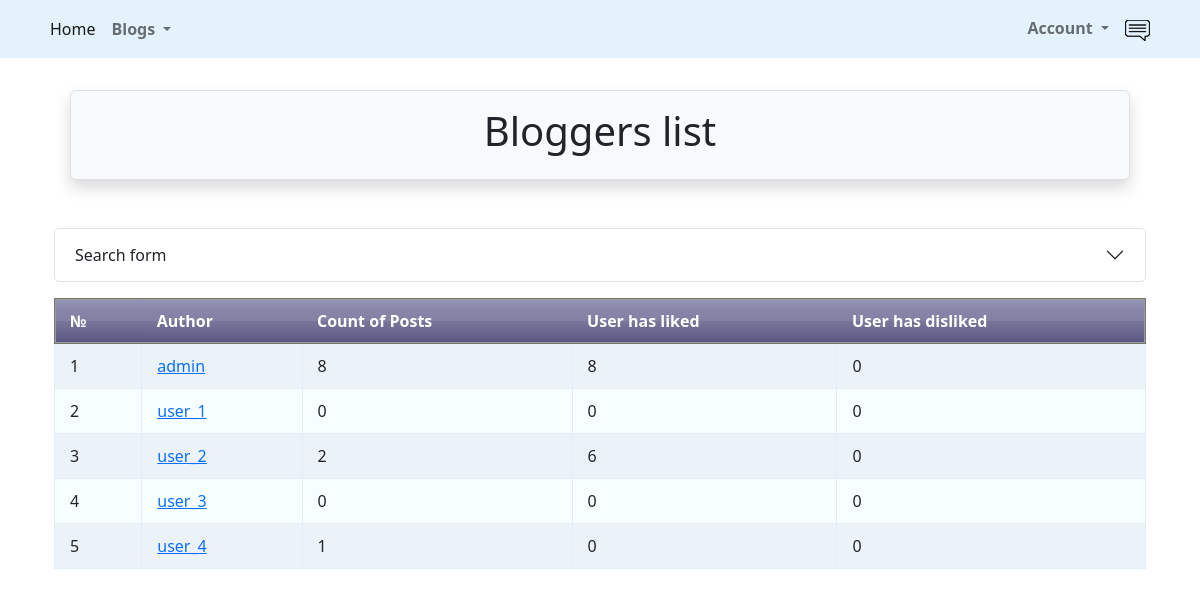
The page /posts/bloggers/ (signed in) on the database as committed earlier.
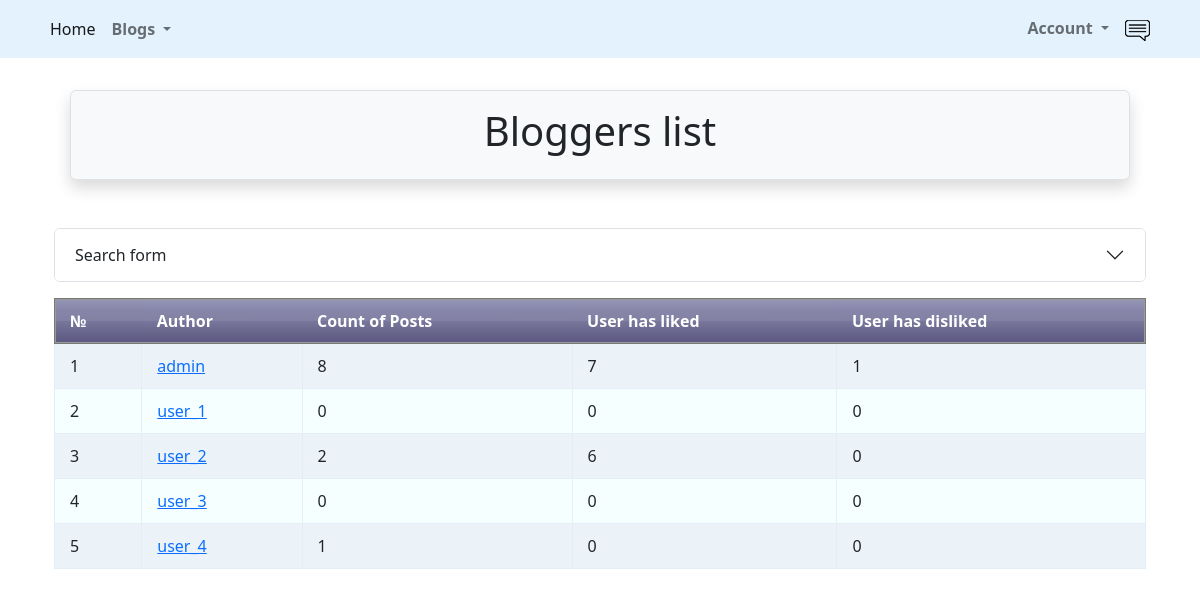
The same page on the database as committed later.
### src/accounts/models.py (models this page shows, shortened)
class User(AbstractUser):
    is_activated = models.BooleanField(default=True, db_index=True)
    avatar = models.ImageField(upload_to=avatar_place, default='profile/default.png')
    birthday = models.DateField(null=True, blank=True)
    city = models.CharField(max_length=50, null=True, blank=True)
    class Meta(AbstractUser.Meta):
        db_table = 'user'

### src/post/views.py (the view)
# urls.py: path('bloggers/', ListOfBloggers.as_view(), name='blogger_list'),
class ListOfBloggers(ListView):
    model = User
    template_name = 'bloggers/bloggers_list.html'
    def get_filter(self):
        users = User.objects.all()
        filter_form = BloggersFilterSet(data=self.request.GET, queryset=users)
        return filter_form
    def get_queryset(self):
        return self.get_filter().qs
    def get_context_data(self, *, object_list=None, **kwargs):
        context = super().get_context_data(**kwargs)
        context['form'] = self.get_filter().form
        return context

### src/post/templates/bloggers/bloggers_list.html (shortened to what this page needs)
{% extends 'base.html' %}
{% load static %}
{% load crispy_forms_filters %}
{% block header %}
    Bloggers list
{% endblock %}
{% block content %}
    <link rel="stylesheet" type="text/css" href="{% static 'css/lists.css' %}">
<div class="row mb-3">
        <div class="accordion" id="accordionExample">
          <div class="accordion-item">
            <h2 class="accordion-header" id="headingOne">
              <button class="accordion-button collapsed" type="button" data-bs-toggle="collapse" data-bs-target="#collapseOne" aria-expanded="true" aria-controls="collapseOne">
                Search form
              </button>
            </h2>
          </div>
        </div>
    </div>
    {% if object_list %}
        <table class="table table_blur">
            <thead class="thead-dark">
                <tr>
                    <th>№</th>
                    <th>Author</th>
                    <th>Count of Posts</th>
                    <th>User has liked</th>
                    <th>User has disliked</th>
                </tr>
            </thead>
            <tbody>
            {% for post in object_list %}
                <tr>
                    <td>{{ forloop.counter }}</td>
                <td>{% if user.is_authenticated %} <a href="{% url 'posts:blogger_detail' post.id %}">
                    {{ post.username }}</a>
                    {% else %} {{ post.username }}
                        {% endif %}</td>
                    <td>{{ post.posts_set.count }}</td>
                    <td>{{ post.likes.count }}</td>
                    <td>{{ post.dislikes.count }}</td>
            {% endfor %}
            </tbody>
        </table>
    {% else %}
        <p>There are no posts yet!</p>
    {% endif %}
{% endblock %}

Rows that differ between the two databases and show on the page:
changed User "admin": likes.count "8" → "7"; dislikes.count "0" → "1"
